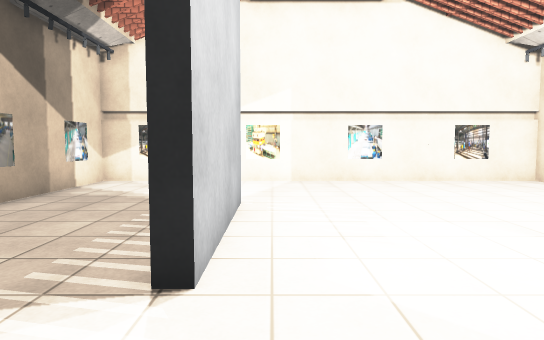
view 1 (above)

12 first-person views from a walk through a scene from a Unity 3-D project. The camera is 1.3 m above the floor, tilts 4° down and sees 75° across. The floor is counted in squares, 1 m on a side. Each view is taken from the middle of a square. On the plan, view 1 faces up. The plan holds only what a view shows up to about 15 squares ahead; the rest is blank. The player is left out. Some surface patterns are stand-ins.

view 2
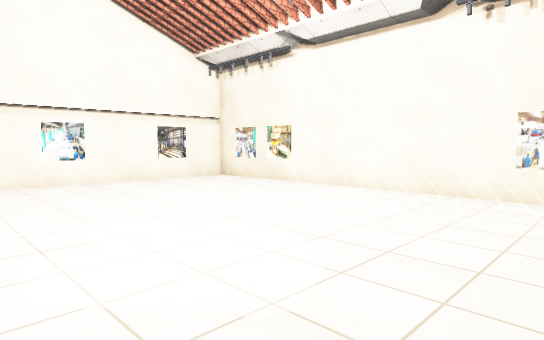

view 3
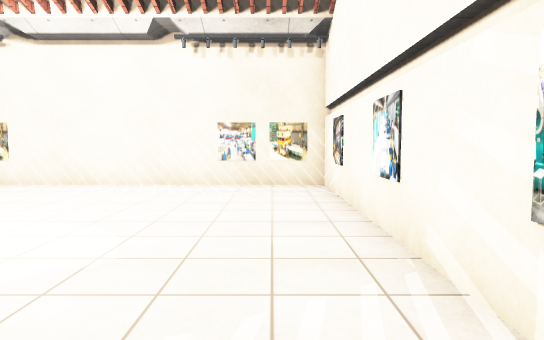

view 4
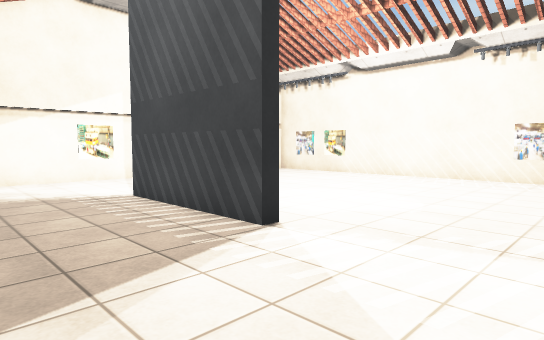

view 5
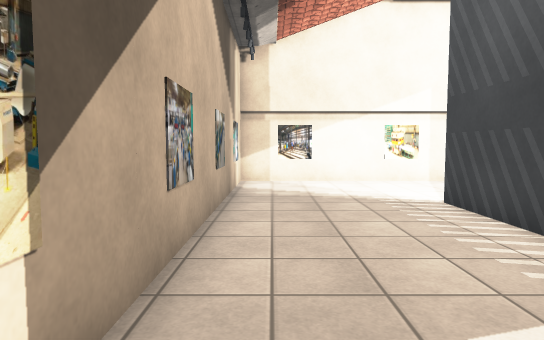

view 6
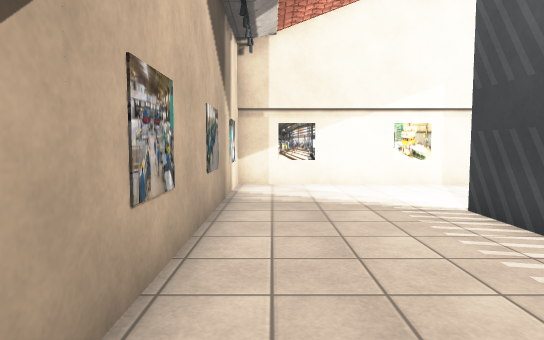

view 7
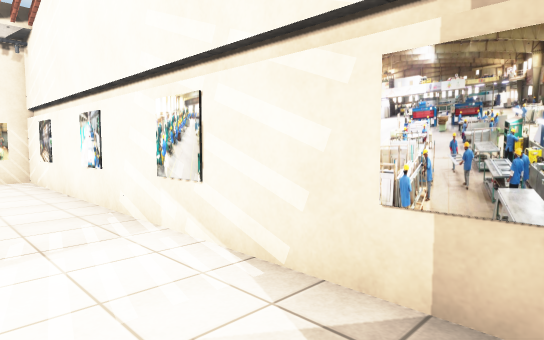

view 8
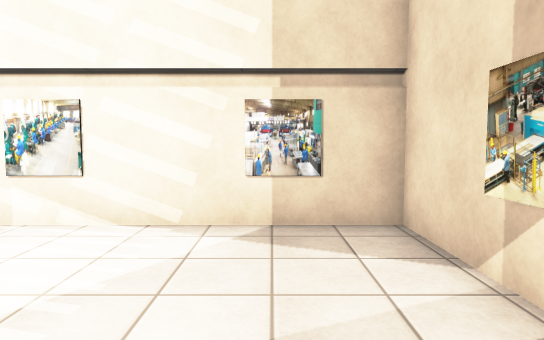

view 9
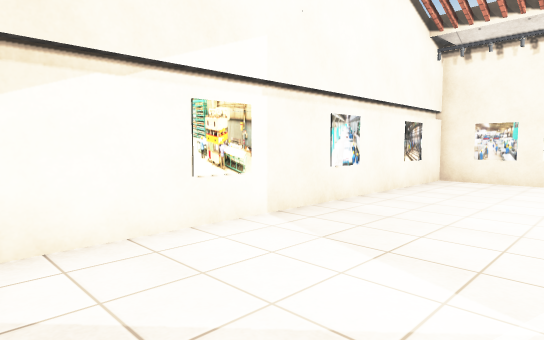

view 10
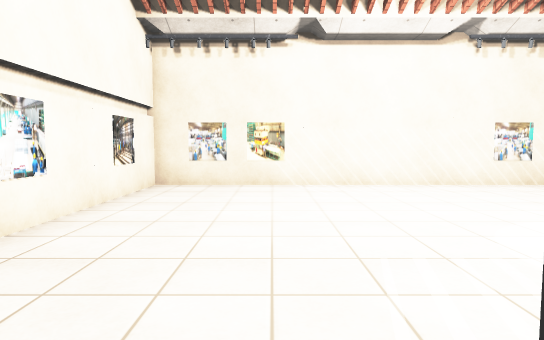

view 11
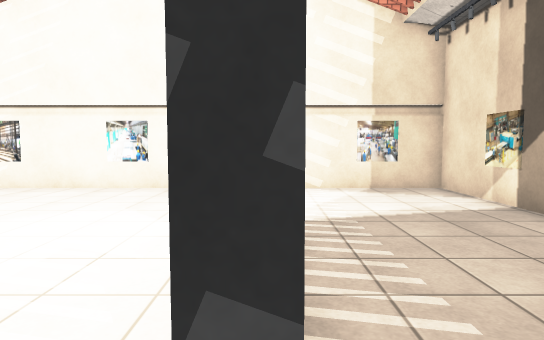

view 12
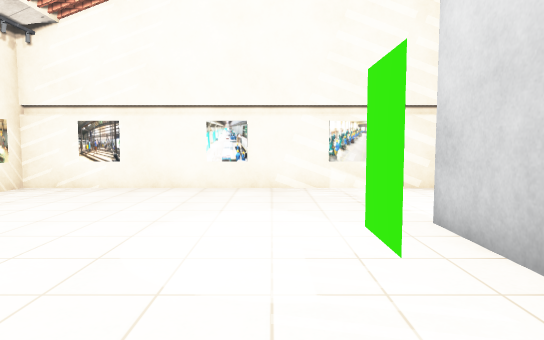

### Floor plan
Points are (right, up) in squares from view 1. A wall is a line through its corners. A room is listed if a view was taken in it or the views show most of it. See-through windows are left out.
Room 1 (views 1, 2, 3, 4, 5, 6, 7, 8, 9, 10, 11, 12)
walls: (0.5, 5) (0.5, 3.4); (-0.7, 8) (-0.7, 3.1) (-1.1, 3.1) (-1.1, 8) (-0.7, 8); (9.6, 12.8) (-6.1, 12.8) (-6.1, -1.7) (9.6, -1.7) (9.6, 12.8)

Where each view was taken, in squares from view 1:
view 1: 0 up, 0 right, facing up
view 2: 0 up, 0 right, facing up-right
view 3: 0 up, 2 left, facing right
view 4: 1 down, 5 left, facing up-right
view 5: 0 up, 5 left, facing up
view 6: 1 up, 5 left, facing up
view 7: 1 up, 5 left, facing down-right
view 8: 4 up, 4 left, facing down
view 9: 8 up, 4 left, facing up-right
view 10: 9 up, 2 left, facing right
view 11: 9 up, 1 left, facing down
view 12: 9 up, 2 right, facing down
